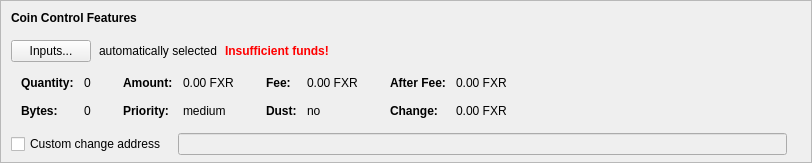
    <widget class="QFrame" name="frameCoinControl">
     <property name="sizePolicy">
      <sizepolicy hsizetype="Expanding" vsizetype="Expanding">
       <horstretch>0</horstretch>
       <verstretch>0</verstretch>
      </sizepolicy>
     </property>
     <property name="maximumSize">
      <size>
       <width>16777215</width>
       <height>16777215</height>
      </size>
     </property>
     <property name="frameShape">
      <enum>QFrame::StyledPanel</enum>
     </property>
     <property name="frameShadow">
      <enum>QFrame::Sunken</enum>
     </property>
     <layout class="QVBoxLayout" name="verticalLayoutCoinControl2">
      <property name="spacing">
       <number>0</number>
      </property>
      <property name="leftMargin">
       <number>0</number>
      </property>
      <property name="topMargin">
       <number>0</number>
      </property>
      <property name="rightMargin">
       <number>0</number>
      </property>
      <property name="bottomMargin">
       <number>6</number>
      </property>
      <item>
       <layout class="QVBoxLayout" name="verticalLayoutCoinControl" stretch="0,0,0,0,1">
        <property name="spacing">
         <number>0</number>
        </property>
        <property name="leftMargin">
         <number>10</number>
        </property>
        <property name="topMargin">
         <number>10</number>
        </property>
        <item>
         <layout class="QHBoxLayout" name="horizontalLayoutCoinControl1">
          <property name="bottomMargin">
           <number>15</number>
          </property>
          <item>
           <widget class="QLabel" name="labelCoinControlFeatures">
            <property name="sizePolicy">
             <sizepolicy hsizetype="Preferred" vsizetype="Maximum">
              <horstretch>0</horstretch>
              <verstretch>0</verstretch>
             </sizepolicy>
            </property>
            <property name="font">
             <font>
              <weight>75</weight>
              <bold>true</bold>
             </font>
            </property>
            <property name="styleSheet">
             <string notr="true">font-weight:bold;</string>
            </property>
            <property name="text">
             <string>Coin Control Features</string>
            </property>
           </widget>
          </item>
         </layout>
        </item>
        <item>
         <layout class="QHBoxLayout" name="horizontalLayoutCoinControl2" stretch="0,0,0,0">
          <property name="spacing">
           <number>8</number>
          </property>
          <property name="bottomMargin">
           <number>10</number>
          </property>
          <item>
           <widget class="QPushButton" name="pushButtonCoinControl">
            <property name="styleSheet">
             <string notr="true"/>
            </property>
            <property name="text">
             <string>Inputs...</string>
            </property>
            <property name="autoDefault">
             <bool>false</bool>
            </property>
           </widget>
          </item>
          <item>
           <widget class="QLabel" name="labelCoinControlAutomaticallySelected">
            <property name="text">
             <string>automatically selected</string>
            </property>
            <property name="margin">
             <number>5</number>
            </property>
           </widget>
          </item>
          <item>
           <widget class="QLabel" name="labelCoinControlInsuffFunds">
            <property name="font">
             <font>
              <weight>75</weight>
              <bold>true</bold>
             </font>
            </property>
            <property name="styleSheet">
             <string notr="true">color:red;font-weight:bold;</string>
            </property>
            <property name="text">
             <string>Insufficient funds!</string>
            </property>
            <property name="margin">
             <number>5</number>
            </property>
           </widget>
          </item>
          <item>
           <spacer name="horizontalSpacerCoinControl">
            <property name="orientation">
             <enum>Qt::Horizontal</enum>
            </property>
            <property name="sizeHint" stdset="0">
             <size>
              <width>40</width>
              <height>1</height>
             </size>
            </property>
           </spacer>
          </item>
         </layout>
        </item>
        <item>
         <widget class="QWidget" name="widgetCoinControl" native="true">
          <property name="sizePolicy">
           <sizepolicy hsizetype="Preferred" vsizetype="Preferred">
            <horstretch>0</horstretch>
            <verstretch>0</verstretch>
           </sizepolicy>
          </property>
          <property name="minimumSize">
           <size>
            <width>0</width>
            <height>0</height>
           </size>
          </property>
          <property name="styleSheet">
           <string notr="true"/>
          </property>
          <layout class="QHBoxLayout" name="horizontalLayoutCoinControl5">
           <property name="leftMargin">
            <number>0</number>
           </property>
           <property name="topMargin">
            <number>0</number>
           </property>
           <property name="rightMargin">
            <number>0</number>
           </property>
           <property name="bottomMargin">
            <number>0</number>
           </property>
           <item>
            <layout class="QHBoxLayout" name="horizontalLayoutCoinControl3" stretch="0,0,0,1">
             <property name="spacing">
              <number>20</number>
             </property>
             <property name="topMargin">
              <number>0</number>
             </property>
             <property name="bottomMargin">
              <number>10</number>
             </property>
             <item>
              <layout class="QFormLayout" name="formLayoutCoinControl1">
               <property name="horizontalSpacing">
                <number>10</number>
               </property>
               <property name="verticalSpacing">
                <number>14</number>
               </property>
               <property name="leftMargin">
                <number>10</number>
               </property>
               <property name="topMargin">
                <number>4</number>
               </property>
               <property name="rightMargin">
                <number>6</number>
               </property>
               <item row="0" column="0">
                <widget class="QLabel" name="labelCoinControlQuantityText">
                 <property name="font">
                  <font>
                   <weight>75</weight>
                   <bold>true</bold>
                  </font>
                 </property>
                 <property name="text">
                  <string>Quantity:</string>
                 </property>
                 <property name="margin">
                  <number>0</number>
                 </property>
                </widget>
               </item>
               <item row="0" column="1">
                <widget class="QLabel" name="labelCoinControlQuantity">
                 <property name="cursor">
                  <cursorShape>IBeamCursor</cursorShape>
                 </property>
                 <property name="contextMenuPolicy">
                  <enum>Qt::ActionsContextMenu</enum>
                 </property>
                 <property name="text">
                  <string notr="true">0</string>
                 </property>
                 <property name="margin">
                  <number>0</number>
                 </property>
                 <property name="textInteractionFlags">
                  <set>Qt::LinksAccessibleByMouse|Qt::TextSelectableByKeyboard|Qt::TextSelectableByMouse</set>
                 </property>
                </widget>
               </item>
               <item row="1" column="0">
                <widget class="QLabel" name="labelCoinControlBytesText">
                 <property name="font">
                  <font>
                   <weight>75</weight>
                   <bold>true</bold>
                  </font>
                 </property>
                 <property name="text">
                  <string>Bytes:</string>
                 </property>
                </widget>
               </item>
               <item row="1" column="1">
                <widget class="QLabel" name="labelCoinControlBytes">
                 <property name="cursor">
                  <cursorShape>IBeamCursor</cursorShape>
                 </property>
                 <property name="contextMenuPolicy">
                  <enum>Qt::ActionsContextMenu</enum>
                 </property>
                 <property name="text">
                  <string notr="true">0</string>
                 </property>
                 <property name="textInteractionFlags">
                  <set>Qt::LinksAccessibleByMouse|Qt::TextSelectableByKeyboard|Qt::TextSelectableByMouse</set>
                 </property>
                </widget>
               </item>
              </layout>
             </item>
             <item>
              <layout class="QFormLayout" name="formLayoutCoinControl2">
               <property name="horizontalSpacing">
                <number>10</number>
               </property>
               <property name="verticalSpacing">
                <number>14</number>
               </property>
               <property name="leftMargin">
                <number>6</number>
               </property>
               <property name="topMargin">
                <number>4</number>
               </property>
               <property name="rightMargin">
                <number>6</number>
               </property>
               <item row="0" column="0">
                <widget class="QLabel" name="labelCoinControlAmountText">
                 <property name="font">
                  <font>
                   <weight>75</weight>
                   <bold>true</bold>
                  </font>
                 </property>
                 <property name="text">
                  <string>Amount:</string>
                 </property>
                 <property name="margin">
                  <number>0</number>
                 </property>
                </widget>
               </item>
               <item row="0" column="1">
                <widget class="QLabel" name="labelCoinControlAmount">
                 <property name="cursor">
                  <cursorShape>IBeamCursor</cursorShape>
                 </property>
                 <property name="contextMenuPolicy">
                  <enum>Qt::ActionsContextMenu</enum>
                 </property>
                 <property name="text">
                  <string notr="true">0.00 FXR</string>
                 </property>
                 <property name="textInteractionFlags">
                  <set>Qt::LinksAccessibleByMouse|Qt::TextSelectableByKeyboard|Qt::TextSelectableByMouse</set>
                 </property>
                </widget>
               </item>
               <item row="1" column="0">
                <widget class="QLabel" name="labelCoinControlPriorityText">
                 <property name="font">
                  <font>
                   <weight>75</weight>
                   <bold>true</bold>
                  </font>
                 </property>
                 <property name="text">
                  <string>Priority:</string>
                 </property>
                </widget>
               </item>
               <item row="1" column="1">
                <widget class="QLabel" name="labelCoinControlPriority">
                 <property name="cursor">
                  <cursorShape>IBeamCursor</cursorShape>
                 </property>
                 <property name="contextMenuPolicy">
                  <enum>Qt::ActionsContextMenu</enum>
                 </property>
                 <property name="text">
                  <string>medium</string>
                 </property>
                 <property name="textInteractionFlags">
                  <set>Qt::LinksAccessibleByMouse|Qt::TextSelectableByKeyboard|Qt::TextSelectableByMouse</set>
                 </property>
                </widget>
               </item>
              </layout>
             </item>
             <item>
              <layout class="QFormLayout" name="formLayoutCoinControl3">
               <property name="horizontalSpacing">
                <number>10</number>
               </property>
               <property name="verticalSpacing">
                <number>14</number>
               </property>
               <property name="leftMargin">
                <number>6</number>
               </property>
               <property name="topMargin">
                <number>4</number>
               </property>
               <property name="rightMargin">
                <number>6</number>
               </property>
               <item row="0" column="0">
                <widget class="QLabel" name="labelCoinControlFeeText">
                 <property name="font">
                  <font>
                   <weight>75</weight>
                   <bold>true</bold>
                  </font>
                 </property>
                 <property name="text">
                  <string>Fee:</string>
                 </property>
                 <property name="margin">
                  <number>0</number>
                 </property>
                </widget>
               </item>
               <item row="0" column="1">
                <widget class="QLabel" name="labelCoinControlFee">
                 <property name="cursor">
                  <cursorShape>IBeamCursor</cursorShape>
                 </property>
                 <property name="contextMenuPolicy">
                  <enum>Qt::ActionsContextMenu</enum>
                 </property>
                 <property name="text">
                  <string notr="true">0.00 FXR</string>
                 </property>
                 <property name="textInteractionFlags">
                  <set>Qt::LinksAccessibleByMouse|Qt::TextSelectableByKeyboard|Qt::TextSelectableByMouse</set>
                 </property>
                </widget>
               </item>
               <item row="1" column="0">
                <widget class="QLabel" name="labelCoinControlLowOutputText">
                 <property name="font">
                  <font>
                   <weight>75</weight>
                   <bold>true</bold>
                  </font>
                 </property>
                 <property name="text">
                  <string>Dust:</string>
                 </property>
                </widget>
               </item>
               <item row="1" column="1">
                <widget class="QLabel" name="labelCoinControlLowOutput">
                 <property name="cursor">
                  <cursorShape>IBeamCursor</cursorShape>
                 </property>
                 <property name="contextMenuPolicy">
                  <enum>Qt::ActionsContextMenu</enum>
                 </property>
                 <property name="text">
                  <string>no</string>
                 </property>
                 <property name="textInteractionFlags">
                  <set>Qt::LinksAccessibleByMouse|Qt::TextSelectableByKeyboard|Qt::TextSelectableByMouse</set>
                 </property>
                </widget>
               </item>
              </layout>
             </item>
             <item>
              <layout class="QFormLayout" name="formLayoutCoinControl4">
               <property name="horizontalSpacing">
                <number>10</number>
               </property>
               <property name="verticalSpacing">
                <number>14</number>
               </property>
               <property name="leftMargin">
                <number>6</number>
               </property>
               <property name="topMargin">
                <number>4</number>
               </property>
               <property name="rightMargin">
                <number>6</number>
               </property>
               <item row="0" column="0">
                <widget class="QLabel" name="labelCoinControlAfterFeeText">
                 <property name="font">
                  <font>
                   <weight>75</weight>
                   <bold>true</bold>
                  </font>
                 </property>
                 <property name="text">
                  <string>After Fee:</string>
                 </property>
                 <property name="margin">
                  <number>0</number>
                 </property>
                </widget>
               </item>
               <item row="0" column="1">
                <widget class="QLabel" name="labelCoinControlAfterFee">
                 <property name="cursor">
                  <cursorShape>IBeamCursor</cursorShape>
                 </property>
                 <property name="contextMenuPolicy">
                  <enum>Qt::ActionsContextMenu</enum>
                 </property>
                 <property name="text">
                  <string notr="true">0.00 FXR</string>
                 </property>
                 <property name="textInteractionFlags">
                  <set>Qt::LinksAccessibleByMouse|Qt::TextSelectableByKeyboard|Qt::TextSelectableByMouse</set>
                 </property>
                </widget>
               </item>
               <item row="1" column="0">
                <widget class="QLabel" name="labelCoinControlChangeText">
                 <property name="font">
                  <font>
                   <weight>75</weight>
                   <bold>true</bold>
                  </font>
                 </property>
                 <property name="text">
                  <string>Change:</string>
                 </property>
                </widget>
               </item>
               <item row="1" column="1">
                <widget class="QLabel" name="labelCoinControlChange">
                 <property name="cursor">
                  <cursorShape>IBeamCursor</cursorShape>
                 </property>
                 <property name="contextMenuPolicy">
                  <enum>Qt::ActionsContextMenu</enum>
                 </property>
                 <property name="text">
                  <string notr="true">0.00 FXR</string>
                 </property>
                 <property name="textInteractionFlags">
                  <set>Qt::LinksAccessibleByMouse|Qt::TextSelectableByKeyboard|Qt::TextSelectableByMouse</set>
                 </property>
                </widget>
               </item>
              </layout>
             </item>
            </layout>
           </item>
          </layout>
         </widget>
        </item>
        <item>
         <layout class="QHBoxLayout" name="horizontalLayoutCoinControl4" stretch="0,0,0">
          <property name="spacing">
           <number>12</number>
          </property>
          <property name="sizeConstraint">
           <enum>QLayout::SetDefaultConstraint</enum>
          </property>
          <property name="topMargin">
           <number>5</number>
          </property>
          <property name="rightMargin">
           <number>5</number>
          </property>
          <item>
           <widget class="QCheckBox" name="checkBoxCoinControlChange">
            <property name="toolTip">
             <string>If this is activated, but the change address is empty or invalid, change will be sent to a newly generated address.</string>
            </property>
            <property name="text">
             <string>Custom change address</string>
            </property>
           </widget>
          </item>
          <item>
           <widget class="QValidatedLineEdit" name="lineEditCoinControlChange">
            <property name="enabled">
             <bool>false</bool>
            </property>
            <property name="sizePolicy">
             <sizepolicy hsizetype="Expanding" vsizetype="Fixed">
              <horstretch>0</horstretch>
              <verstretch>0</verstretch>
             </sizepolicy>
            </property>
           </widget>
          </item>
          <item>
           <widget class="QLabel" name="labelCoinControlChangeLabel">
            <property name="sizePolicy">
             <sizepolicy hsizetype="Preferred" vsizetype="Expanding">
              <horstretch>0</horstretch>
              <verstretch>0</verstretch>
             </sizepolicy>
            </property>
            <property name="minimumSize">
             <size>
              <width>0</width>
              <height>0</height>
             </size>
            </property>
            <property name="text">
             <string/>
            </property>
            <property name="margin">
             <number>3</number>
            </property>
           </widget>
          </item>
         </layout>
        </item>
        <item>
         <spacer name="verticalSpacerCoinControl">
          <property name="orientation">
           <enum>Qt::Vertical</enum>
          </property>
          <property name="sizeHint" stdset="0">
           <size>
            <width>800</width>
            <height>1</height>
           </size>
          </property>
         </spacer>
        </item>
       </layout>
      </item>
     </layout>
    </widget>
